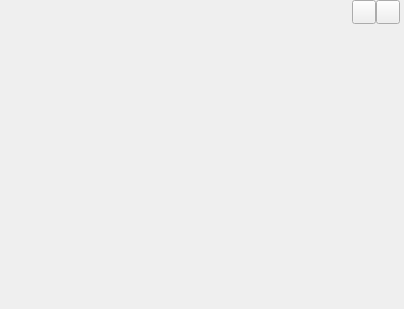
<?xml version="1.0" encoding="UTF-8"?>
<ui version="4.0">
 <class>SkinWindowClass</class>
 <widget class="QWidget" name="SkinWindowClass">
  <property name="geometry">
   <rect>
    <x>0</x>
    <y>0</y>
    <width>404</width>
    <height>309</height>
   </rect>
  </property>
  <property name="windowTitle">
   <string>SkinWindow</string>
  </property>
  <layout class="QVBoxLayout" name="verticalLayout">
   <property name="spacing">
    <number>0</number>
   </property>
   <property name="leftMargin">
    <number>0</number>
   </property>
   <property name="topMargin">
    <number>0</number>
   </property>
   <property name="rightMargin">
    <number>0</number>
   </property>
   <property name="bottomMargin">
    <number>0</number>
   </property>
   <item>
    <widget class="QWidget" name="titleWidget" native="true">
     <property name="sizePolicy">
      <sizepolicy hsizetype="Expanding" vsizetype="Fixed">
       <horstretch>0</horstretch>
       <verstretch>0</verstretch>
      </sizepolicy>
     </property>
     <property name="titleskin" stdset="0">
      <bool>true</bool>
     </property>
     <layout class="QHBoxLayout" name="horizontalLayout">
      <property name="spacing">
       <number>0</number>
      </property>
      <property name="leftMargin">
       <number>12</number>
      </property>
      <property name="topMargin">
       <number>0</number>
      </property>
      <property name="rightMargin">
       <number>4</number>
      </property>
      <property name="bottomMargin">
       <number>0</number>
      </property>
      <item>
       <widget class="QLabel" name="titleIcon">
        <property name="sizePolicy">
         <sizepolicy hsizetype="Fixed" vsizetype="Fixed">
          <horstretch>0</horstretch>
          <verstretch>0</verstretch>
         </sizepolicy>
        </property>
        <property name="minimumSize">
         <size>
          <width>42</width>
          <height>18</height>
         </size>
        </property>
        <property name="maximumSize">
         <size>
          <width>42</width>
          <height>18</height>
         </size>
        </property>
        <property name="text">
         <string/>
        </property>
       </widget>
      </item>
      <item>
       <spacer name="horizontalSpacer">
        <property name="orientation">
         <enum>Qt::Horizontal</enum>
        </property>
        <property name="sizeHint" stdset="0">
         <size>
          <width>295</width>
          <height>20</height>
         </size>
        </property>
       </spacer>
      </item>
      <item>
       <widget class="QPushButton" name="sysmin">
        <property name="sizePolicy">
         <sizepolicy hsizetype="Fixed" vsizetype="Fixed">
          <horstretch>0</horstretch>
          <verstretch>0</verstretch>
         </sizepolicy>
        </property>
        <property name="minimumSize">
         <size>
          <width>24</width>
          <height>24</height>
         </size>
        </property>
        <property name="maximumSize">
         <size>
          <width>24</width>
          <height>24</height>
         </size>
        </property>
        <property name="text">
         <string/>
        </property>
        <property name="iconSize">
         <size>
          <width>16</width>
          <height>16</height>
         </size>
        </property>
       </widget>
      </item>
      <item>
       <widget class="QPushButton" name="sysclose">
        <property name="sizePolicy">
         <sizepolicy hsizetype="Fixed" vsizetype="Fixed">
          <horstretch>0</horstretch>
          <verstretch>0</verstretch>
         </sizepolicy>
        </property>
        <property name="minimumSize">
         <size>
          <width>24</width>
          <height>24</height>
         </size>
        </property>
        <property name="maximumSize">
         <size>
          <width>24</width>
          <height>24</height>
         </size>
        </property>
        <property name="text">
         <string/>
        </property>
        <property name="iconSize">
         <size>
          <width>16</width>
          <height>16</height>
         </size>
        </property>
       </widget>
      </item>
     </layout>
    </widget>
   </item>
   <item>
    <widget class="QWidget" name="bodyWidget" native="true">
     <property name="sizePolicy">
      <sizepolicy hsizetype="Expanding" vsizetype="Expanding">
       <horstretch>0</horstretch>
       <verstretch>0</verstretch>
      </sizepolicy>
     </property>
     <layout class="QGridLayout" name="gridLayout">
      <property name="leftMargin">
       <number>9</number>
      </property>
      <property name="topMargin">
       <number>9</number>
      </property>
      <property name="rightMargin">
       <number>9</number>
      </property>
      <property name="bottomMargin">
       <number>9</number>
      </property>
      <property name="spacing">
       <number>6</number>
      </property>
     </layout>
    </widget>
   </item>
  </layout>
 </widget>
 <layoutdefault spacing="6" margin="11"/>
 <resources/>
 <connections/>
</ui>
